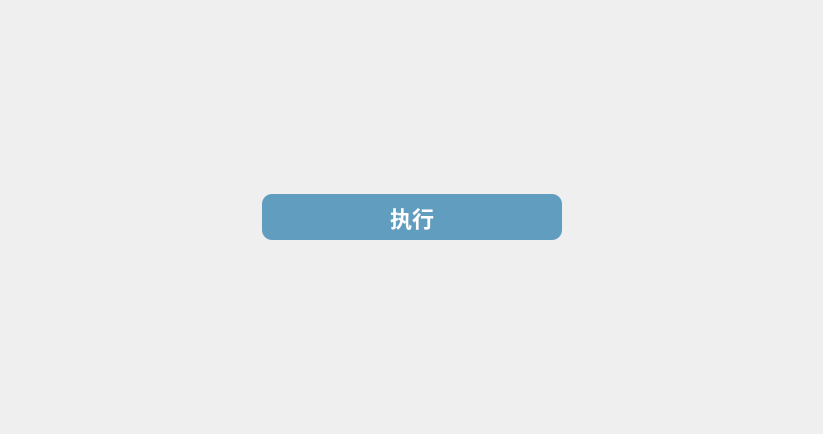
<?xml version="1.0" encoding="UTF-8"?>
<ui version="4.0">
 <class>MaintainExec</class>
 <widget class="QWidget" name="MaintainExec">
  <property name="geometry">
   <rect>
    <x>0</x>
    <y>0</y>
    <width>823</width>
    <height>434</height>
   </rect>
  </property>
  <property name="windowTitle">
   <string>Form</string>
  </property>
  <layout class="QGridLayout" name="gridLayout">
   <item row="0" column="1">
    <spacer name="verticalSpacer">
     <property name="orientation">
      <enum>Qt::Vertical</enum>
     </property>
     <property name="sizeHint" stdset="0">
      <size>
       <width>20</width>
       <height>176</height>
      </size>
     </property>
    </spacer>
   </item>
   <item row="1" column="0">
    <spacer name="horizontalSpacer">
     <property name="orientation">
      <enum>Qt::Horizontal</enum>
     </property>
     <property name="sizeHint" stdset="0">
      <size>
       <width>244</width>
       <height>20</height>
      </size>
     </property>
    </spacer>
   </item>
   <item row="1" column="1">
    <widget class="QPushButton" name="pushButton">
     <property name="minimumSize">
      <size>
       <width>300</width>
       <height>46</height>
      </size>
     </property>
     <property name="maximumSize">
      <size>
       <width>300</width>
       <height>46</height>
      </size>
     </property>
     <property name="styleSheet">
      <string notr="true">width: 100px;
height: 46px;
background: #609dbf;
border-radius: 10px;

width: 44px;
height: 21px;
font-family: PingFang SC;
font-weight: bold;
font-size: 22px;
color: #FFFFFF;
line-height: 35px;</string>
     </property>
     <property name="text">
      <string>执行</string>
     </property>
    </widget>
   </item>
   <item row="1" column="2">
    <spacer name="horizontalSpacer_2">
     <property name="orientation">
      <enum>Qt::Horizontal</enum>
     </property>
     <property name="sizeHint" stdset="0">
      <size>
       <width>243</width>
       <height>20</height>
      </size>
     </property>
    </spacer>
   </item>
   <item row="2" column="1">
    <spacer name="verticalSpacer_2">
     <property name="orientation">
      <enum>Qt::Vertical</enum>
     </property>
     <property name="sizeHint" stdset="0">
      <size>
       <width>20</width>
       <height>176</height>
      </size>
     </property>
    </spacer>
   </item>
  </layout>
 </widget>
 <resources/>
 <connections/>
</ui>
